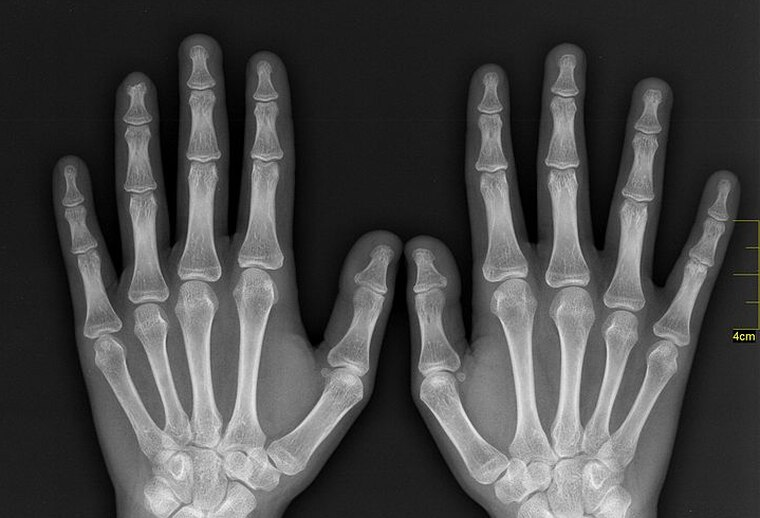
%> input picture data/x-ray.jpg, 760 x 518 px
$ octave activity.m   (GNU Octave 9; MATLAB toolbox functions it lacks are replaced by stand-ins)
%> lines starting %> are read from the running program, lines starting %| are printed output that depends on the picture
clear all;
close all;
clc;

I=imread('F:\BMI\data\x-ray.jpg');
%> I is the input picture: size 518x760x3 uint8; mean R, G, B 71.4, 71.4, 71.4
gray_image=rgb2gray(I);
subplot(2,4,1);
imshow(I);
title('Orignal Image');

subplot(2,4,2);
imhist(gray_image);
title('Orignal Histogram');

equ=histeq(gray_image);
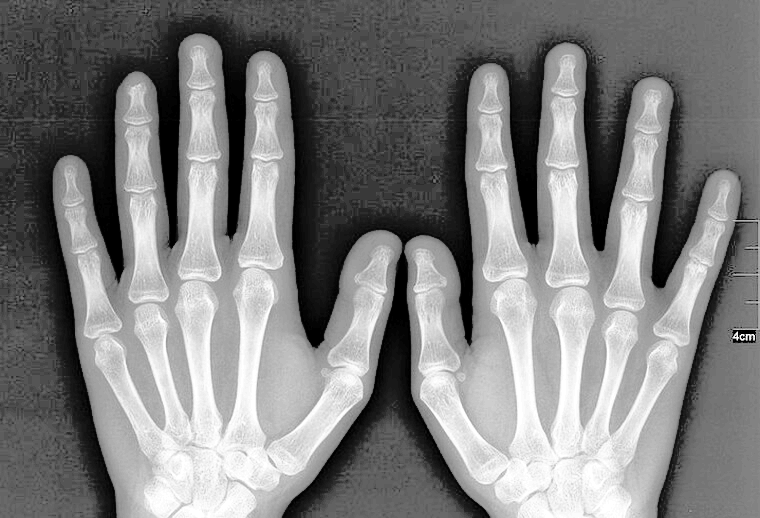
%> equ: size 518x760 uint8; min 0, max 255, mean 127
subplot(2,4,3);
imshow(equ);
title('Equilize Image');

subplot(2,4,4);
imhist(equ);
title('equilize Histogram');

blur=fspecial('motion',40,90);
filter=imfilter(I,blur);
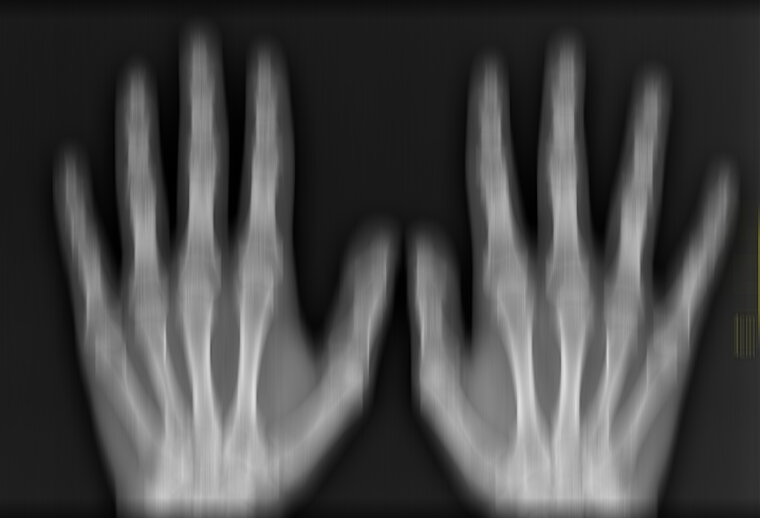
%> filter: size 518x760x3 uint8; mean R, G, B 70.3, 70.3, 70.3
subplot(2,4,5);
imshow(filter);
title('Blur Image');

enhance=adapthisteq(gray_image);
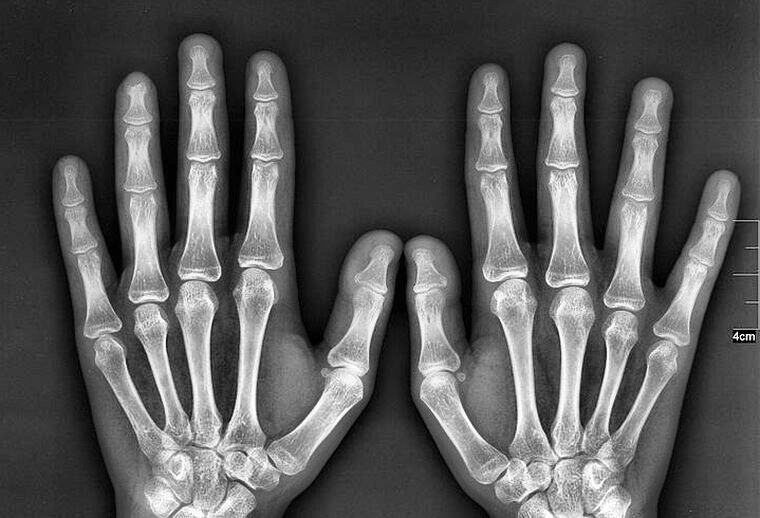
%> enhance: size 518x760 uint8; min 0, max 255, mean 89
subplot(2,4,6);
imshow(enhance);
title('Enhanced Image');

sharp=imsharpen(I,'Radius',0.5,'Amount',0.9);
subplot(2,4,7);
imshow(sharp);
title('Sharpened Image');
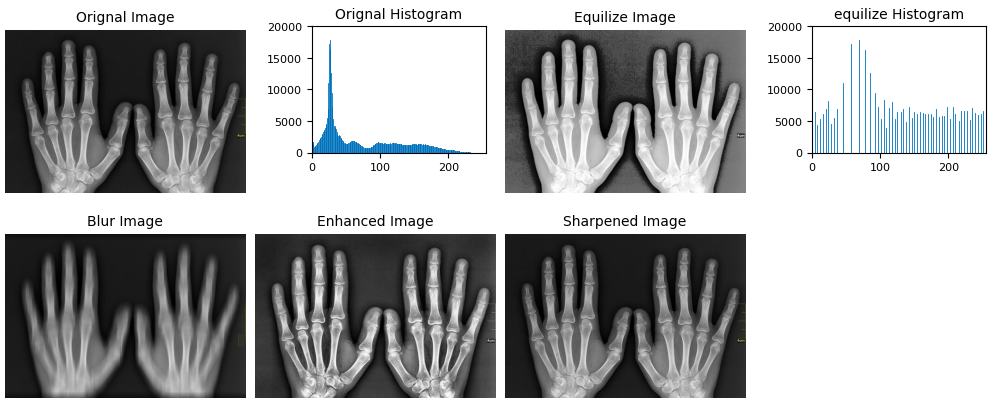
%> figure redrawn from the program's plot data, 7 panels

$ run again, with data/peppers.jpg copied over data/x-ray.jpg
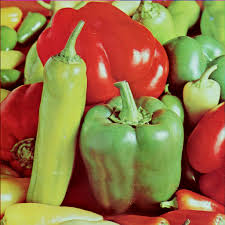
%> input picture data/peppers.jpg, 225 x 225 px
%> I is the input picture: size 225x225x3 uint8; mean R, G, B 149.9, 116, 67
%> `filter=imfilter(I,blur);`:
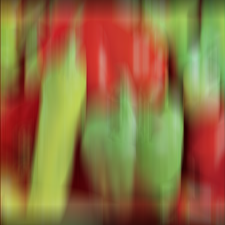
%> filter: size 225x225x3 uint8; mean R, G, B 142.3, 110.1, 63.3
%> `enhance=adapthisteq(gray_image);`:
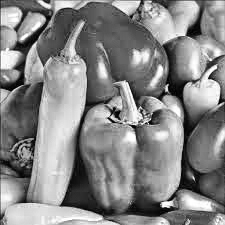
%> enhance: size 225x225 uint8; min 0, max 255, mean 133.4
